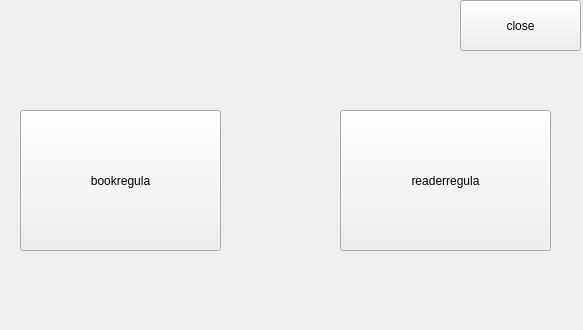
<?xml version="1.0" encoding="UTF-8"?>
<ui version="4.0">
 <class>regula_all</class>
 <widget class="QWidget" name="regula_all">
  <property name="geometry">
   <rect>
    <x>0</x>
    <y>0</y>
    <width>583</width>
    <height>330</height>
   </rect>
  </property>
  <property name="windowTitle">
   <string>Form</string>
  </property>
  <widget class="QPushButton" name="bookregula">
   <property name="geometry">
    <rect>
     <x>20</x>
     <y>110</y>
     <width>201</width>
     <height>141</height>
    </rect>
   </property>
   <property name="text">
    <string>bookregula</string>
   </property>
  </widget>
  <widget class="QPushButton" name="readerregula">
   <property name="geometry">
    <rect>
     <x>340</x>
     <y>110</y>
     <width>211</width>
     <height>141</height>
    </rect>
   </property>
   <property name="text">
    <string>readerregula</string>
   </property>
  </widget>
  <widget class="QPushButton" name="close">
   <property name="geometry">
    <rect>
     <x>460</x>
     <y>0</y>
     <width>121</width>
     <height>51</height>
    </rect>
   </property>
   <property name="text">
    <string>close</string>
   </property>
  </widget>
 </widget>
 <resources/>
 <connections/>
</ui>
